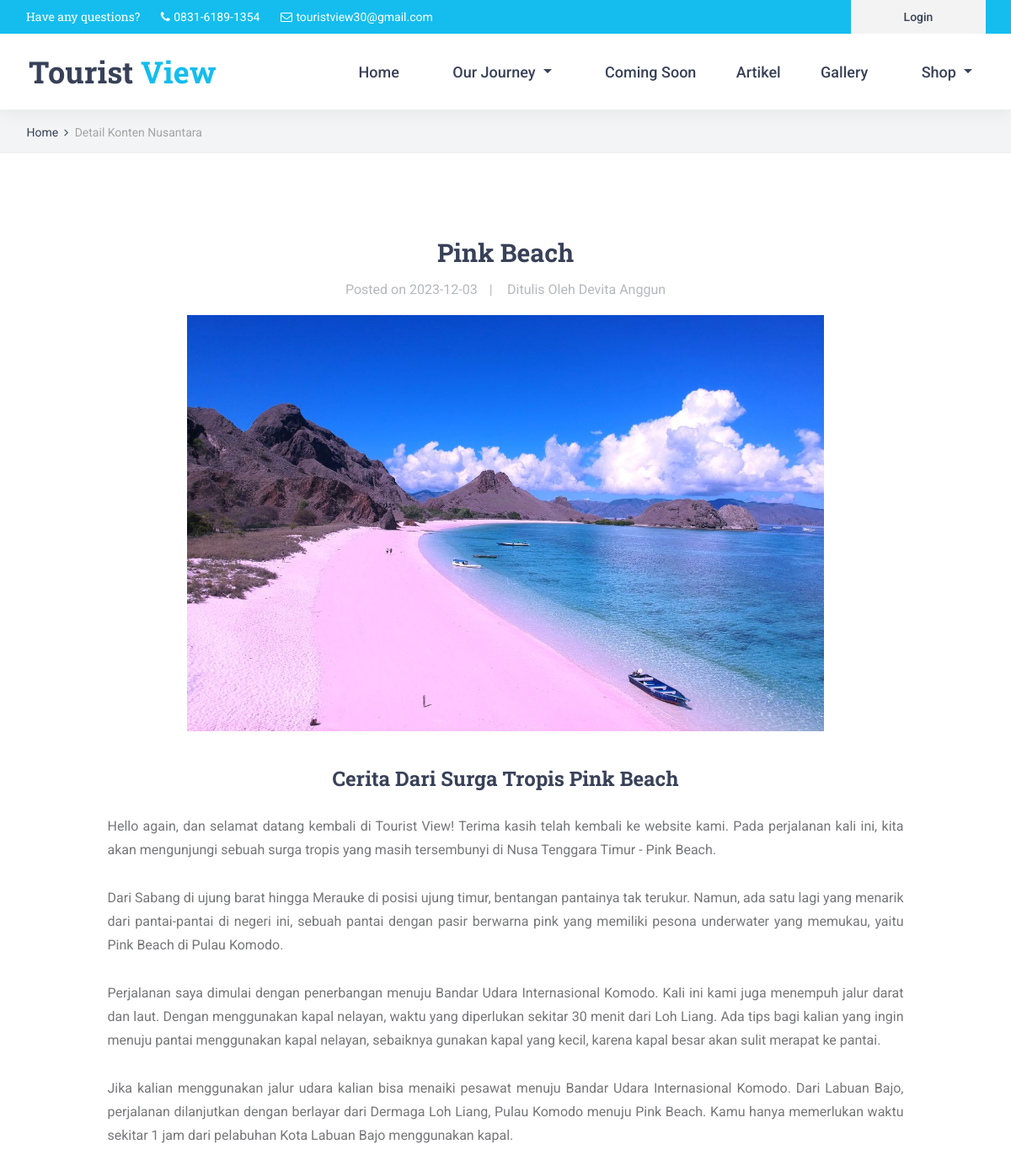
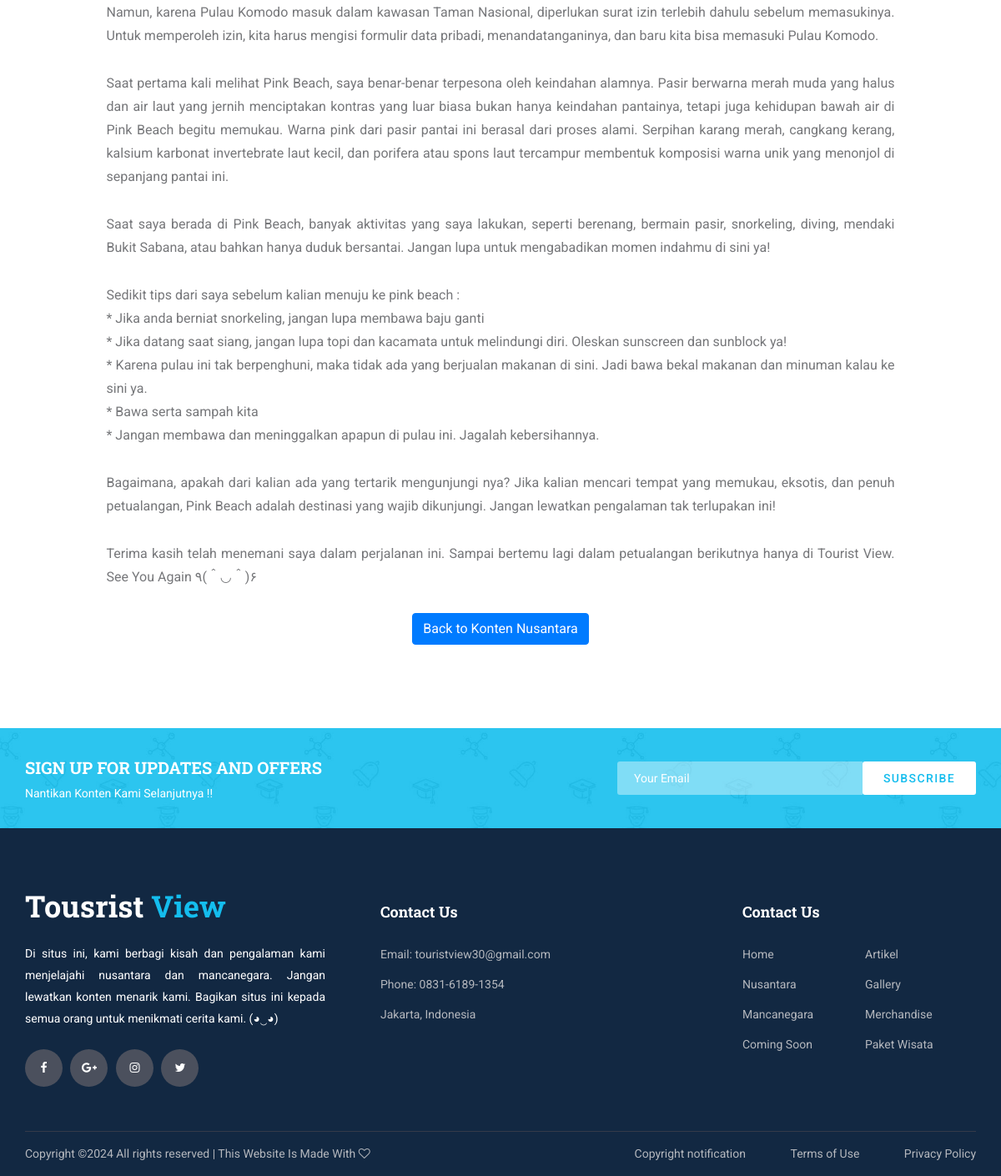
The app's page /home/detail_konten_nusantara/34 with its own data (2 pictures, top to bottom).
### tables this page shows
CREATE TABLE `konten` (
  `id_konten` int(10) NOT NULL,
  `gambar_konten` varchar(50) NOT NULL,
  `judul_konten` text NOT NULL,
  `id_penulis` int(10) DEFAULT NULL,
  `sub_judul` text NOT NULL,
  `isi_konten` text NOT NULL,
  `jenis_konten` varchar(25) NOT NULL,
  `tgl_konten` date NOT NULL DEFAULT current_timestamp()
);

CREATE TABLE `penulis` (
  `id_penulis` int(10) NOT NULL,
  `nama_penulis` varchar(50) NOT NULL,
  `alamat` varchar(50) NOT NULL,
  `no_telp` varchar(15) NOT NULL,
  `email` varchar(50) NOT NULL
);

### application/views/layout/v_wrapper.php (called while the page is built)
<?php
require_once('v_head.php');
require_once('v_header.php');
require_once('v_nav.php');
if ($isi) {
    $this->load->view($isi);
}
require_once('v_footer.php');
?>

### application/controllers/home.php (called while the page is built, shortened)
<?php
class Home extends CI_Controller {
	public function __construct()
	{
		$this->load->model('m_home');
		$this->load->model('m_penulis');
	}
	public function detail_konten_nusantara($id_konten)
	{
		$data = array(
			'title' 	=> 'Detail Konten',
			'konten_nusantara' 	=> $this->m_home->detail_konten_nusantara($id_konten),
			'penulis'=>$this->m_penulis->lists(),
			'isi'		=> 'v_detail_konten_nusantara'
		);
		$this->load->view('layout/v_wrapper',$data,FALSE);
	}
}

### index.php (called while the page is built, shortened)
<?php
require_once BASEPATH.'core/CodeIgniter.php';

### application/models/m_home.php (called while the page is built, shortened)
<?php
class M_Home extends CI_Model{
	public function detail_konten_nusantara($id_konten)
	{
		$this->db->select('*');
		$this->db->from('konten');
		$this->db->join('penulis', 'penulis.id_penulis = konten.id_penulis', 'left');
		$this->db->where('jenis_konten', 'nusantara');
		$this->db->where('id_konten', $id_konten);
		return $this->db->get()->row();
	}
}

### application/views/v_detail_konten_nusantara.php (the view)
<div class="home">
    <div class="breadcrumbs_container">
        <div class="container">
            <div class="row">
                <div class="col">
                    <div class="breadcrumbs">
                        <ul>
                            <li><a href="<?= base_url()?>">Home</a></li>
                            <li>Detail Konten Nusantara</li>
                        </ul>
                    </div>
                </div>
            </div>
        </div>
    </div>
</div>
<div class="blog">
	<div class="container">
		<div class="row">
                <div class="col-lg-10 mx-auto">
                    <div class="blog_content">
                        <div class="blog_title text-center"><?= $konten_nusantara->judul_konten ?></div>
                        <div class="blog_meta text-center">
                            <ul>
                                <li style="font-size: medium;" >Posted on <?= $konten_nusantara->tgl_konten ?></a></li>
                                <li style="font-size: medium;">Ditulis Oleh <?= $konten_nusantara->nama_penulis ?></a></li>
                            </ul>
                        </div>
                        <div class="blog_image text-center">
                            <img src="<?= base_url('foto/gambar_konten/'.$konten_nusantara->gambar_konten) ?>" style="width: 80%;">
                        </div><br><br>
                        <div class="sub_judul text-center">
                            <h3><?= $konten_nusantara->sub_judul ?></h3>
                        </div>
                        <div class="isi-konten text-justify">
                            <p><?= $konten_nusantara->isi_konten ?></p>
                        </div>
                        <div class="back_button_container text-center">
                            <a href="<?= base_url('home/konten_nusantara') ?>" class="btn btn-primary mx-auto">Back to Konten Nusantara</a>
                        </div>
                    </div>
		        </div>
	        </div>
        </div>
    </div>
<div class="newsletter">
     <div class="newsletter_background" style="background-image:url(<?= base_url()?>template/front-end/images/newsletter.jpg)"></div>
		<div class="container">
			<div class="row">
				<div class="col">
					<div class="newsletter_container d-flex flex-lg-row flex-column align-items-center justify-content-start">
						<div class="newsletter_content text-lg-left text-center">
							<div class="newsletter_title">sign up for updates and offers</div>
							<div class="newsletter_subtitle">Nantikan Konten Kami Selanjutnya !!</div>
						</div>
						<div class="newsletter_form_container ml-lg-auto">
							<form action="#" id="newsletter_form" class="newsletter_form d-flex flex-row align-items-center justify-content-center">
								<input type="email" class="newsletter_input" placeholder="Your Email" required="required">
								<button type="submit" class="newsletter_button">subscribe</button>
							</form>
						</div>
					</div>
				</div>
			</div>
		</div>
	</div>

### template/front-end/styles/courses.css (style rules this page uses)
* { margin: 0; padding: 0; -webkit-font-smoothing: antialiased; -webkit-text-shadow: rgba(0,0,0,.01) 0 0 1px; text-shadow: rgba(0,0,0,.01) 0 0 1px; }
body { font-family: 'Roboto', sans-serif; font-size: 14px; font-weight: 400; background: #FFFFFF; color: #a5a5a5; }
div { display: block; position: relative; -webkit-box-sizing: border-box; -moz-box-sizing: border-box; box-sizing: border-box; }
ul { list-style: none; margin-bottom: 0px; }
p { font-family: 'Roboto', sans-serif; font-size: 14px; line-height: 1.85; font-weight: 400; color: #76777a; -webkit-font-smoothing: antialiased; -webkit-text-shadow: rgba(0,0,0,.01) 0 0 1px; text-shadow: rgba(0,0,0,.01) 0 0 1px; }
a, a:hover, a:visited, a:active, a:link { text-decoration: none; -webkit-font-smoothing: antialiased; -webkit-text-shadow: rgba(0,0,0,.01) 0 0 1px; text-shadow: rgba(0,0,0,.01) 0 0 1px; }
h3 { font-size: 24px; }
h1, h2, h3, h4, h5, h6 { font-family: 'Roboto Slab', serif; font-weight: 700; -webkit-font-smoothing: antialiased; -webkit-text-shadow: rgba(0,0,0,.01) 0 0 1px; text-shadow: rgba(0,0,0,.01) 0 0 1px; color: #384158; margin-bottom: 0; }
.home { width: 100%; height: 182px; background: #f2f4f5; border-bottom: solid 1px #edeff0; }
.breadcrumbs_container { position: absolute; left: 0; bottom: 0; width: 100%; padding-bottom: 13px; padding-left: 3px; }
.breadcrumbs ul li { display: inline-block; position: relative; }
.breadcrumbs ul li:not(:last-child)::after { display: inline-block; font-family: 'FontAwesome'; content: '\f105'; margin-left: 7px; margin-right: 4px; color: #384158; }
.breadcrumbs ul li a { font-size: 14px; font-weight: 400; color: #384158; -webkit-transition: all 200ms ease; -moz-transition: all 200ms ease; -ms-transition: all 200ms ease; -o-transition: all 200ms ease; transition: all 200ms ease; }
.newsletter { width: 100%; }
.newsletter_background { position: absolute; top: 0; left: 0; width: 100%; height: 100%; }
.newsletter_container { width: 100%; height: 120px; }
.newsletter_title { font-family: 'Roboto Slab', serif; font-size: 20px; font-weight: 700; text-transform: uppercase; color: #FFFFFF; }
.newsletter_subtitle { font-size: 14px; font-weight: 400; color: #FFFFFF; margin-top: 6px; }
.newsletter_form_container { width: 450px; padding-left: 20px; }
.newsletter_form { display: block; position: relative; width: 100%; }
.newsletter_input { width: calc(100% - 136px); height: 40px; background: rgba(255,255,255,0.4); border: none; outline: none; padding-left: 20px; color: #FFFFFF; border-top-left-radius: 3px; border-bottom-left-radius: 3px; }
.newsletter_button { width: 136px; height: 40px; background: #FFFFFF; border-radius: 3px; border: none; outline: none; cursor: pointer; font-size: 14px; text-transform: uppercase; color: #14bdee; font-weight: 500; letter-spacing: 0.1em; }

### records on screen
konten: judul_konten "Pink Beach", tgl_konten "2023-12-03", id_penulis.nama_penulis "Devita Anggun", gambar_konten (picture), sub_judul "Cerita Dari Surga Tropis Pink Beach", isi_konten "Hello again, dan selamat datang kembali di Tourist View! Terima kasih telah kembali ke website kami. Pada perjalanan kali ini, kita akan mengunjungi sebuah surga tropis yang masih tersembunyi di Nusa Tenggara Timur - Pink Beach. Dari Sabang di ujung barat hingga Merauke di posisi ujung timur, bentangan pantainya tak terukur. Namun, ada satu lagi yang menarik dari pantai-pantai di negeri ini, sebuah pantai dengan pasir berwarna pink yang memiliki pesona underwater yang memukau, yaitu Pink Beach di Pulau Komodo. Perjalanan saya dimulai dengan penerbangan menuju Bandar Udara Internasional Komodo. Kali ini kami juga menempuh jalur darat dan laut. Dengan menggunakan kapal nelayan, waktu yang…"
